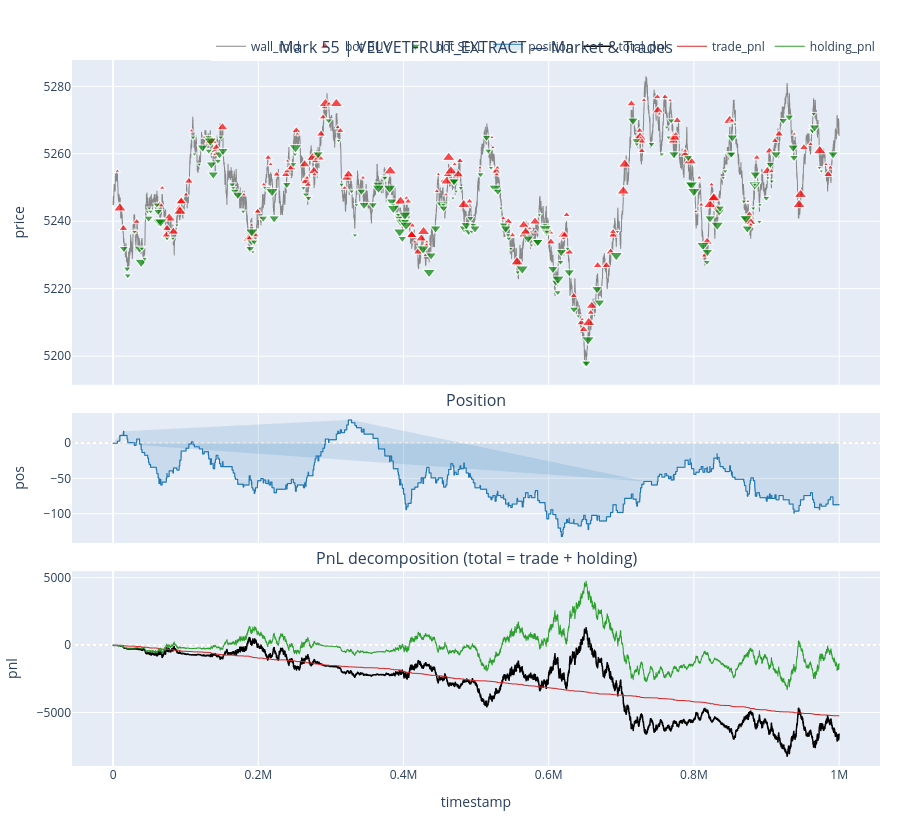

The cell this chart's notebook holds for it:
### Code cell
# # ---- 选定 bot + symbol 出图 ----
BOT = 'Mark 55'
SYMBOL = 'VELVETFRUIT_EXTRACT'
fig = plot_bot_symbol(BOT, SYMBOL, trades, wm)
fig.show() if fig is not None else print('no trades')

### Figure 1 — Plotly figure (JSON) as saved in the notebook; plotly's stock layout.template omitted (floating-point values rounded to 4 significant figures; data arrays with more than 128 entries replaced by an {"elided": "..."} marker saying what was removed)
{"data": [{"line": {"color": "#888", "width": 1}, "mode": "lines", "name": "wall_mid", "type": "scattergl", "x": {"elided": "10000 int values"}, "xaxis": "x", "y": {"elided": "10000 float values"}, "yaxis": "y"}, {"hovertemplate": "ts=%{x}<br>px=%{y}<br>%{text}<extra></extra>", "marker": {"color": "red", "size": {"elided": "186 float values"}, "symbol": "triangle-up"}, "mode": "markers", "name": "bot BUY", "text": {"elided": "186 str values"}, "type": "scattergl", "x": {"elided": "186 int values"}, "xaxis": "x", "y": {"elided": "186 float values"}, "yaxis": "y"}, {"hovertemplate": "ts=%{x}<br>px=%{y}<br>%{text}<extra></extra>", "marker": {"color": "green", "size": {"elided": "198 float values"}, "symbol": "triangle-down"}, "mode": "markers", "name": "bot SELL", "text": {"elided": "198 str values"}, "type": "scattergl", "x": {"elided": "198 int values"}, "xaxis": "x", "y": {"elided": "198 float values"}, "yaxis": "y"}, {"fill": "tozeroy", "fillcolor": "rgba(31,119,180,0.15)", "line": {"color": "#1f77b4", "width": 1.2}, "mode": "lines", "name": "position", "type": "scattergl", "x": {"elided": "10000 int values"}, "xaxis": "x2", "y": {"elided": "10000 float values"}, "yaxis": "y2"}, {"line": {"color": "black", "width": 1.5}, "mode": "lines", "name": "total_pnl", "type": "scattergl", "x": {"elided": "10000 int values"}, "xaxis": "x3", "y": {"elided": "10000 float values"}, "yaxis": "y3"}, {"line": {"color": "#d62728", "width": 1}, "mode": "lines", "name": "trade_pnl", "type": "scattergl", "x": {"elided": "10000 int values"}, "xaxis": "x3", "y": {"elided": "10000 float values"}, "yaxis": "y3"}, {"line": {"color": "#2ca02c", "width": 1}, "mode": "lines", "name": "holding_pnl", "type": "scattergl", "x": {"elided": "10000 int values"}, "xaxis": "x3", "y": {"elided": "10000 float values"}, "yaxis": "y3"}], "layout": {"annotations": [{"font": {"size": 16}, "showarrow": false, "text": "Mark 55 | VELVETFRUIT_EXTRACT — Market & Trades", "x": 0.5, "xanchor": "center", "xref": "paper", "y": 1, "yanchor": "bottom", "yref": "paper"}, {"font": {"size": 16}, "showarrow": false, "text": "Position", "x": 0.5, "xanchor": "center", "xref": "paper", "y": 0.5, "yanchor": "bottom", "yref": "paper"}, {"font": {"size": 16}, "showarrow": false, "text": "PnL decomposition (total = trade + holding)", "x": 0.5, "xanchor": "center", "xref": "paper", "y": 0.276, "yanchor": "bottom", "yref": "paper"}], "height": 820, "hovermode": "x unified", "legend": {"orientation": "h", "x": 1, "xanchor": "right", "y": 1.04}, "margin": {"b": 40, "l": 40, "r": 20, "t": 60}, "shapes": [{"line": {"color": "#aaa", "dash": "dot", "width": 0.5}, "type": "line", "x0": 0, "x1": 1, "xref": "x2 domain", "y0": 0, "y1": 0, "yref": "y2"}, {"line": {"color": "#aaa", "dash": "dot", "width": 0.5}, "type": "line", "x0": 0, "x1": 1, "xref": "x3 domain", "y0": 0, "y1": 0, "yref": "y3"}], "xaxis": {"anchor": "y", "domain": [0, 1], "matches": "x3", "showticklabels": false}, "xaxis2": {"anchor": "y2", "domain": [0, 1], "matches": "x3", "showticklabels": false}, "xaxis3": {"anchor": "y3", "domain": [0, 1], "title": {"text": "timestamp"}}, "yaxis": {"anchor": "x", "domain": [0.54, 1], "title": {"text": "price"}}, "yaxis2": {"anchor": "x2", "domain": [0.316, 0.5], "title": {"text": "pos"}}, "yaxis3": {"anchor": "x3", "domain": [0, 0.276], "title": {"text": "pnl"}}}}
